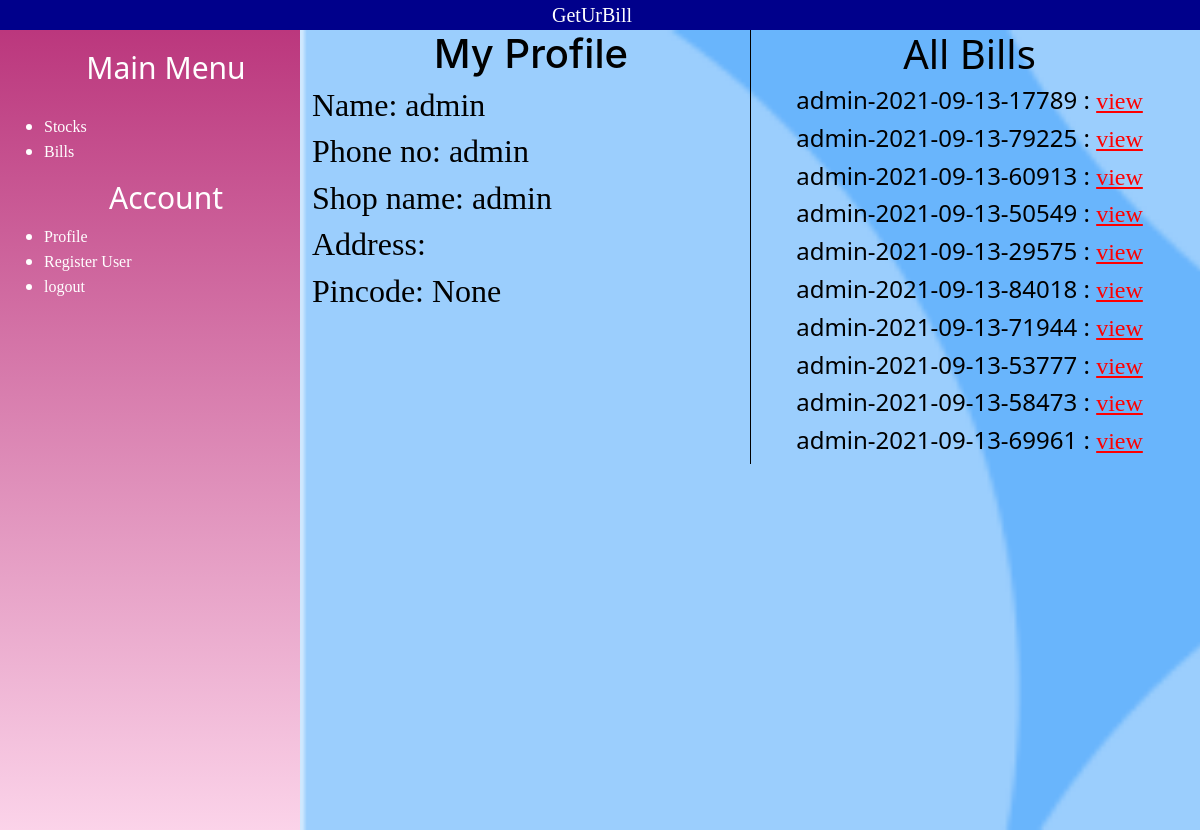
Before: /account/ (signed in) with the older database file.
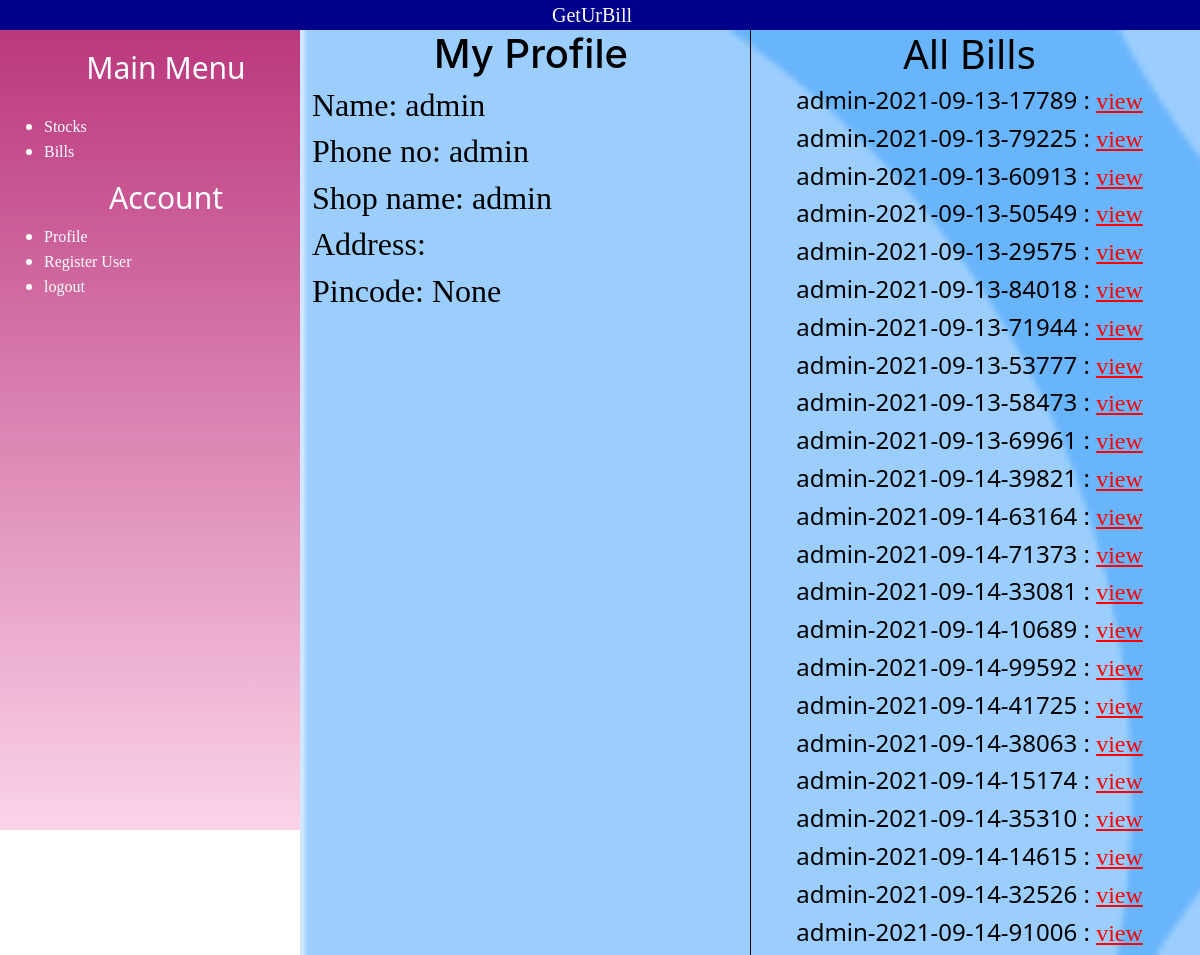
After: the same page with the newer database file.
### GetUrBill/models.py (models this page shows, shortened)
class Bill_no(models.Model):
    user=models.ForeignKey(Accounts,on_delete=CASCADE)
    customer=models.ForeignKey(Customer,on_delete=CASCADE)
    bill_no=models.CharField(max_length=100,primary_key=True)
    shop_name=models.CharField(max_length=50)
    Address=models.TextField(default="")
    date_of_purchase=models.DateTimeField(default=datetime.now())
    billpdf=models.FileField(upload_to="GetUrBill/media/", default=None,null=True,blank=True)

### GetUrBill/views.py (the view)
# urls.py: path('account/',views.myaccount),
@login_required
def myaccount(request):
    bill=request.user.bill_no_set.all()
    return render (request, "myaccount.html",{"b":bill})

### templates/myaccount.html (shortened to what this page needs)
{% extends "sidebar.html" %}
{% load static %}
{% block link %}
<link rel="stylesheet" href="{% static 'myaccount.css' %}">{% endblock link %}
        {% block body %}
        <div class="grid">
        <div class="profile">
            <h1 class="textt-center">My Profile</h1>
            <h2>Name: {{request.user.first_name}} {{request.user.last_name}}</h2>
            <h2>Phone no: {{request.user.phoneNumber}}</h2>
            <h2>Shop name: {{request.user.shop_name}}</h2>
            <h2>Address: {{request.user.Address}}</h2>
            <h2>Pincode: {{request.user.pincode}}</h2>
        </div>
        <div class="bills">
            <h1>All Bills</h1>
            {% for i in b %}
            <h4>{{i.bill_no}} : <a href="/media/{{i.billpdf}}">view</a></h4>
            {% endfor %}
        </div>
    </div>
        {% endblock body %}

Changed rows visible on the page:
added Bill_no: bill_no "admin-2021-09-14-39821"
added Bill_no: bill_no "admin-2021-09-14-63164"
added Bill_no: bill_no "admin-2021-09-14-71373"
added Bill_no: bill_no "admin-2021-09-14-33081"
added Bill_no: bill_no "admin-2021-09-14-10689"
added Bill_no: bill_no "admin-2021-09-14-99592"
added Bill_no: bill_no "admin-2021-09-14-41725"
added Bill_no: bill_no "admin-2021-09-14-38063"
added Bill_no: bill_no "admin-2021-09-14-15174"
added Bill_no: bill_no "admin-2021-09-14-35310"
added Bill_no: bill_no "admin-2021-09-14-14615"
added Bill_no: bill_no "admin-2021-09-14-32526"
added Bill_no: bill_no "admin-2021-09-14-91006"
